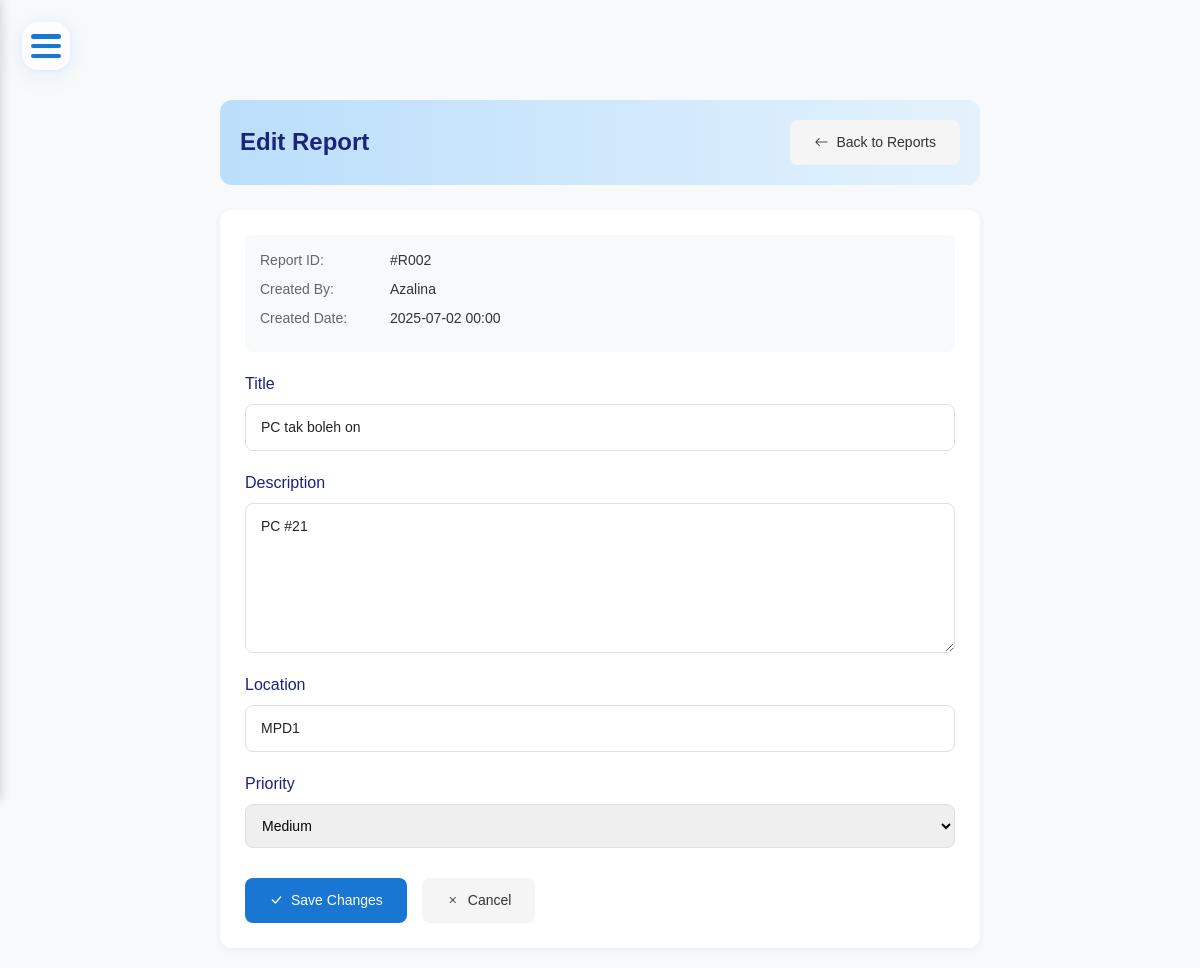
The page /maintenence_system/edit_report.php?id=R001 (signed in) on the database as committed earlier.
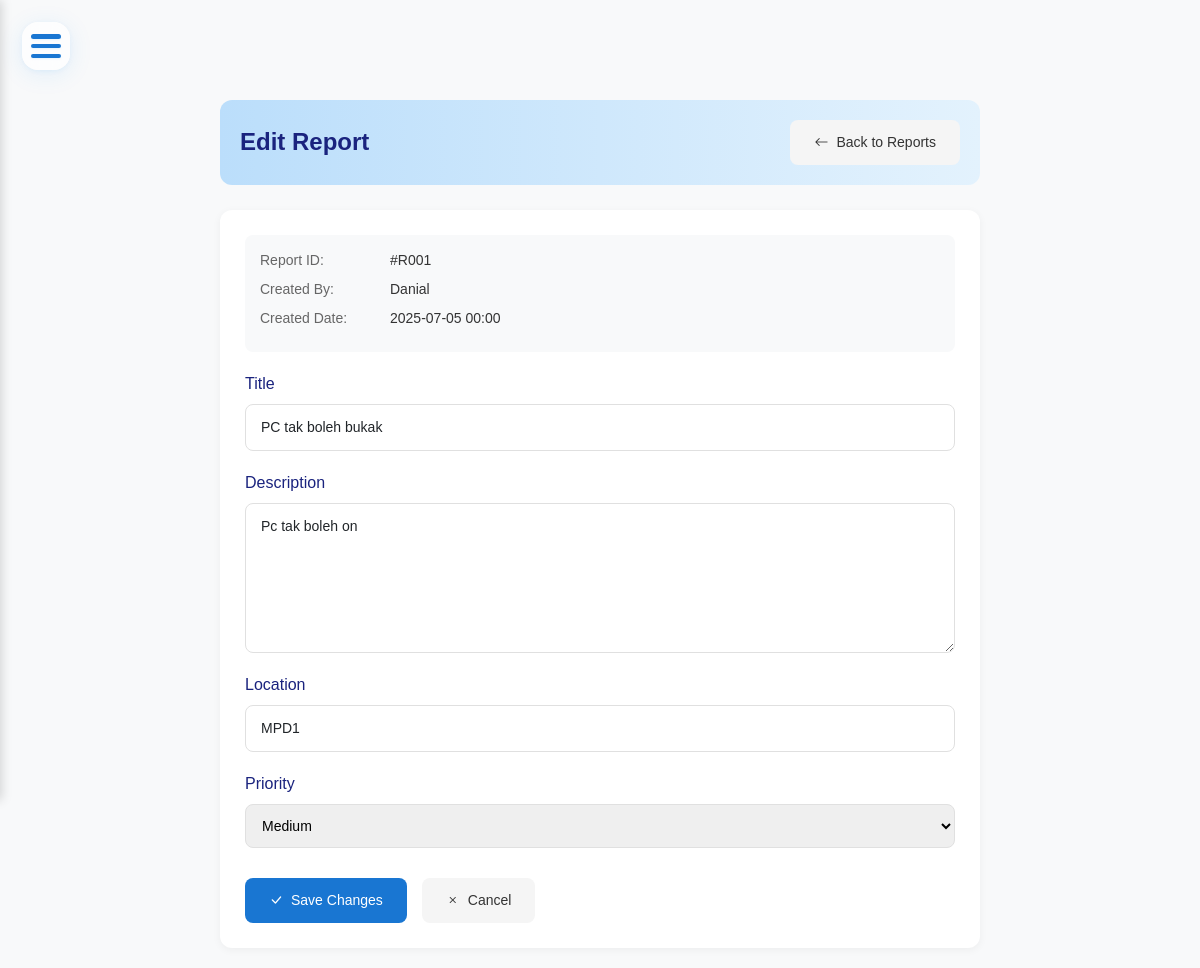
The same page on the database as committed later.
### tables this page shows
CREATE TABLE `report` (
  `Report_ID` varchar(4) NOT NULL,
  `title` varchar(255) NOT NULL,
  `description` text DEFAULT NULL,
  `location` varchar(255) DEFAULT NULL,
  `report_date` date NOT NULL,
  `User_ID` int(11) DEFAULT NULL,
  `Category_ID` varchar(4) DEFAULT NULL,
  `Urgency_ID` varchar(4) DEFAULT NULL
);

CREATE TABLE `users` (
  `User_ID` int(4) NOT NULL,
  `name` varchar(255) DEFAULT NULL,
  `email` varchar(255) DEFAULT NULL,
  `role` enum('Admin','Staff','Manager','Technician','customer') NOT NULL,
  `password` varchar(255) DEFAULT NULL,
  `profile_picture` varchar(255) DEFAULT NULL
);

CREATE TABLE `urgency_level` (
  `Urgency_ID` varchar(4) NOT NULL,
  `label` varchar(255) DEFAULT NULL
);

### maintenence_system/edit_report.php (the view, shortened to what this page needs)
<?php
require_once "config/database.php";
$report_id = $_GET["id"];
$sql = "SELECT r.*, u.name as reporter_name, ul.label as urgency_label
        FROM REPORT r
        JOIN USERS u ON r.User_ID = u.User_ID
        JOIN URGENCY_LEVEL ul ON r.Urgency_ID = ul.Urgency_ID
        WHERE r.Report_ID = ?";
$stmt = $conn->prepare($sql);
$stmt->bind_param("i", $report_id);
$stmt->execute();
$report = $stmt->get_result()->fetch_assoc();
$urgency_levels = $conn->query("SELECT * FROM URGENCY_LEVEL ORDER BY Urgency_ID");
include "includes/header.php";
?>
<!DOCTYPE html>
<html lang="en">
<head>
</head>
<body>
    <div class="edit-container">
        <div class="edit-header">
            <h1>Edit Report</h1>
            <a href="view_reports.php" class="btn btn-secondary">
                <i class="bi bi-arrow-left"></i> Back to Reports
            </a>
        </div>
        <div class="edit-form">
            <div class="metadata">
                <div class="metadata-item">
                    <span class="metadata-label">Report ID:</span>
                    <span class="metadata-value">#<?php echo $report['Report_ID']; ?></span>
                </div>
                <div class="metadata-item">
                    <span class="metadata-label">Created By:</span>
                    <span class="metadata-value"><?php echo htmlspecialchars($report['reporter_name']); ?></span>
                </div>
                <div class="metadata-item">
                    <span class="metadata-label">Created Date:</span>
                    <span class="metadata-value"><?php echo date('Y-m-d H:i', strtotime($report['report_date'])); ?></span>
                </div>
            </div>
            <form method="post" action="">
                <div class="form-group">
                    <label class="form-label">Title</label>
                    <input type="text" name="title" class="form-control" value="<?php echo htmlspecialchars($report['title']); ?>" required>
                </div>
                <div class="form-group">
                    <label class="form-label">Description</label>
                    <textarea name="description" class="form-control" required><?php echo htmlspecialchars($report['description']); ?></textarea>
                </div>
                <div class="form-group">
                    <label class="form-label">Location</label>
                    <input type="text" name="location" class="form-control" value="<?php echo htmlspecialchars($report['location']); ?>" required>
                </div>
                <div class="form-group">
                    <label class="form-label">Priority</label>
                    <select name="urgency_id" class="urgency-select" required>
                        <?php while ($level = $urgency_levels->fetch_assoc()): ?>
                            <option value="<?php echo $level['Urgency_ID']; ?>"
                                    <?php echo $report['Urgency_ID'] == $level['Urgency_ID'] ? 'selected' : ''; ?>>
                                <?php echo htmlspecialchars($level['label']); ?>
                            </option>
                        <?php endwhile; ?>
                    </select>
                </div>
                <div class="form-actions">
                    <button type="submit" class="btn btn-primary">
                        <i class="bi bi-check-lg"></i> Save Changes
                    </button>
                    <a href="view_reports.php" class="btn btn-secondary">
                        <i class="bi bi-x"></i> Cancel
                    </a>
                </div>
            </form>
        </div>
    </div>
</body>
</html>
<?php include "includes/footer.php"; ?>

Rows that differ between the two databases and show on the page:
no longer on this page (row edited): report: Report_ID "R002", report_date "2025-07-02 00:00", title "PC tak boleh on", description "PC #21", location "MPD1", urgency_id "Medium"
now on this page (row edited): report: Report_ID "R001", report_date "2025-07-05 00:00", title "PC tak boleh bukak", description "Pc tak boleh on", location "MPD1", urgency_id "Medium"
changed users: name "Azalina" → "Danial"
